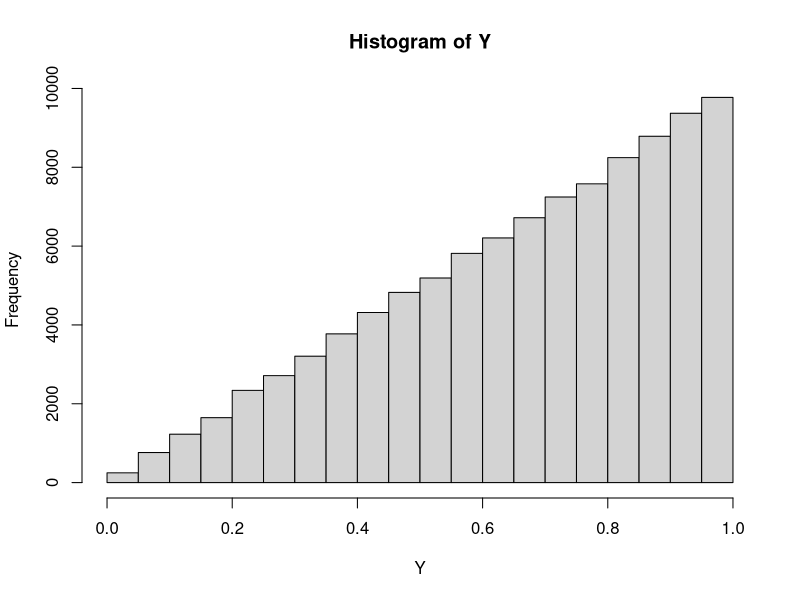

Source code (R):
## ---- chunk 1
knitr::opts_chunk$set(echo = TRUE)
## ---- chunk 2
pnorm(4,0,sqrt(5))-pnorm(-4,0,sqrt(5))
## ---- chunk 3
set.seed(488103)
n = 100000
X1 = runif(n)
X2 = runif(n)
Y = c()
for(x in 1:n){
  Y = append(Y, max(X1[x], X2[x]))
}
CDF = function(x){
  length(Y[Y<=x])/n
}
CDF(0.5)
CDF(0.75)
## ---- chunk 4
hist(Y)
